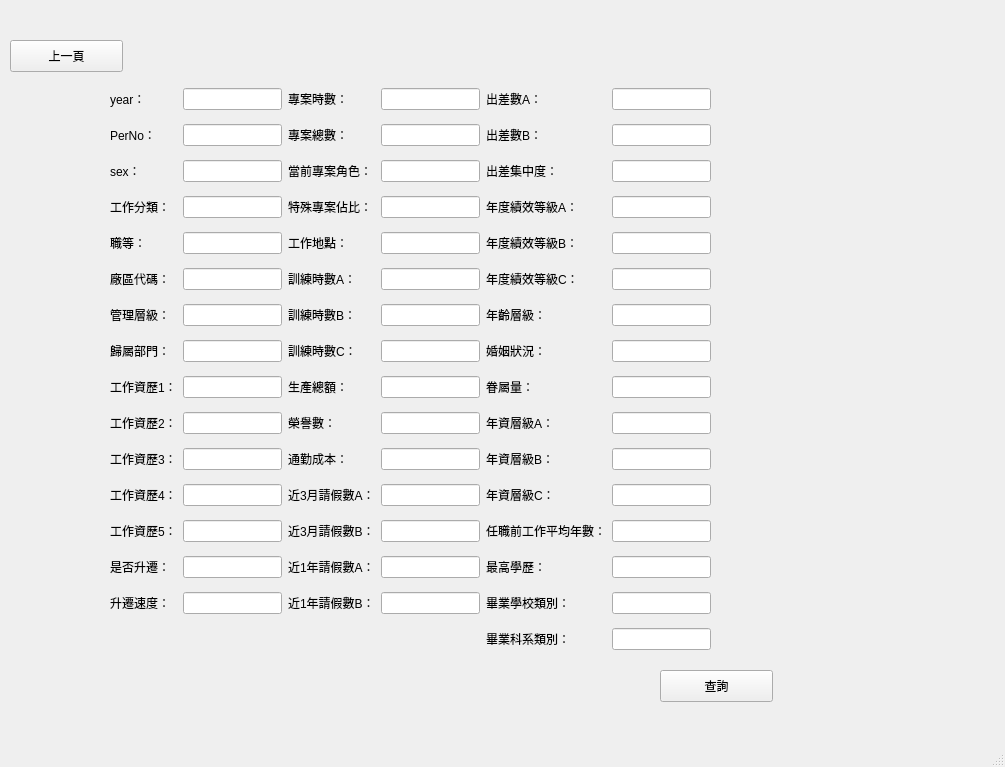
<?xml version="1.0" encoding="UTF-8"?>
<ui version="4.0">
 <class>MainWindow</class>
 <widget class="QMainWindow" name="MainWindow">
  <property name="geometry">
   <rect>
    <x>0</x>
    <y>0</y>
    <width>1005</width>
    <height>767</height>
   </rect>
  </property>
  <property name="windowTitle">
   <string>MainWindow</string>
  </property>
  <widget class="QWidget" name="centralwidget">
   <widget class="QPushButton" name="previous_page">
    <property name="geometry">
     <rect>
      <x>10</x>
      <y>40</y>
      <width>113</width>
      <height>32</height>
     </rect>
    </property>
    <property name="text">
     <string>上一頁</string>
    </property>
   </widget>
   <widget class="QPushButton" name="search">
    <property name="geometry">
     <rect>
      <x>660</x>
      <y>670</y>
      <width>113</width>
      <height>32</height>
     </rect>
    </property>
    <property name="text">
     <string>查詢</string>
    </property>
   </widget>
   <widget class="QWidget" name="layoutWidget">
    <property name="geometry">
     <rect>
      <x>110</x>
      <y>80</y>
      <width>601</width>
      <height>581</height>
     </rect>
    </property>
    <layout class="QGridLayout" name="gridLayout">
     <item row="1" column="0">
      <widget class="QLabel" name="label_2">
       <property name="text">
        <string>PerNo：</string>
       </property>
      </widget>
     </item>
     <item row="3" column="0">
      <widget class="QLabel" name="label_5">
       <property name="text">
        <string>工作分類：</string>
       </property>
      </widget>
     </item>
     <item row="1" column="1">
      <widget class="QLineEdit" name="PerNo"/>
     </item>
     <item row="2" column="1">
      <widget class="QLineEdit" name="Sex"/>
     </item>
     <item row="2" column="0">
      <widget class="QLabel" name="label_4">
       <property name="layoutDirection">
        <enum>Qt::LeftToRight</enum>
       </property>
       <property name="text">
        <string>sex：</string>
       </property>
      </widget>
     </item>
     <item row="3" column="1">
      <widget class="QLineEdit" name="Job_classification"/>
     </item>
     <item row="0" column="5">
      <widget class="QLineEdit" name="BusinessTripA"/>
     </item>
     <item row="0" column="3">
      <widget class="QLineEdit" name="ProjectHours"/>
     </item>
     <item row="0" column="2">
      <widget class="QLabel" name="label_14">
       <property name="text">
        <string>專案時數：</string>
       </property>
      </widget>
     </item>
     <item row="1" column="3">
      <widget class="QLineEdit" name="ProjectTotal"/>
     </item>
     <item row="0" column="4">
      <widget class="QLabel" name="label_30">
       <property name="text">
        <string>出差數A：</string>
       </property>
      </widget>
     </item>
     <item row="1" column="2">
      <widget class="QLabel" name="label_15">
       <property name="text">
        <string>專案總數：</string>
       </property>
      </widget>
     </item>
     <item row="1" column="4">
      <widget class="QLabel" name="label_32">
       <property name="text">
        <string>出差數B：</string>
       </property>
      </widget>
     </item>
     <item row="0" column="1">
      <widget class="QLineEdit" name="Year"/>
     </item>
     <item row="1" column="5">
      <widget class="QLineEdit" name="BusinessTripB"/>
     </item>
     <item row="0" column="0">
      <widget class="QLabel" name="label">
       <property name="text">
        <string>year：</string>
       </property>
      </widget>
     </item>
     <item row="10" column="5">
      <widget class="QLineEdit" name="SeniorityB"/>
     </item>
     <item row="10" column="4">
      <widget class="QLabel" name="label_68">
       <property name="text">
        <string>年資層級B：</string>
       </property>
      </widget>
     </item>
     <item row="9" column="2">
      <widget class="QLabel" name="label_23">
       <property name="text">
        <string>榮譽數：</string>
       </property>
      </widget>
     </item>
     <item row="10" column="2">
      <widget class="QLabel" name="label_39">
       <property name="text">
        <string>通勤成本：</string>
       </property>
      </widget>
     </item>
     <item row="10" column="3">
      <widget class="QLineEdit" name="CommutingCosts"/>
     </item>
     <item row="9" column="3">
      <widget class="QLineEdit" name="NumberOfHonors"/>
     </item>
     <item row="9" column="5">
      <widget class="QLineEdit" name="SeniorityA"/>
     </item>
     <item row="9" column="4">
      <widget class="QLabel" name="label_66">
       <property name="text">
        <string>年資層級A：</string>
       </property>
      </widget>
     </item>
     <item row="11" column="2">
      <widget class="QLabel" name="label_26">
       <property name="text">
        <string>近3月請假數A：</string>
       </property>
      </widget>
     </item>
     <item row="15" column="5">
      <widget class="QLineEdit" name="Department"/>
     </item>
     <item row="15" column="4">
      <widget class="QLabel" name="label_72">
       <property name="text">
        <string>畢業科系類別：</string>
       </property>
      </widget>
     </item>
     <item row="13" column="4">
      <widget class="QLabel" name="label_70">
       <property name="text">
        <string>最高學歷：</string>
       </property>
      </widget>
     </item>
     <item row="13" column="5">
      <widget class="QLineEdit" name="Education"/>
     </item>
     <item row="14" column="3">
      <widget class="QLineEdit" name="LeaveYearB"/>
     </item>
     <item row="13" column="3">
      <widget class="QLineEdit" name="LeaveYearA"/>
     </item>
     <item row="12" column="3">
      <widget class="QLineEdit" name="Leave3B"/>
     </item>
     <item row="14" column="5">
      <widget class="QLineEdit" name="School"/>
     </item>
     <item row="14" column="2">
      <widget class="QLabel" name="label_29">
       <property name="text">
        <string>近1年請假數B：</string>
       </property>
      </widget>
     </item>
     <item row="11" column="4">
      <widget class="QLabel" name="label_67">
       <property name="text">
        <string>年資層級C：</string>
       </property>
      </widget>
     </item>
     <item row="12" column="4">
      <widget class="QLabel" name="label_69">
       <property name="text">
        <string>任職前工作平均年數：</string>
       </property>
      </widget>
     </item>
     <item row="14" column="4">
      <widget class="QLabel" name="label_71">
       <property name="text">
        <string>畢業學校類別：</string>
       </property>
      </widget>
     </item>
     <item row="11" column="5">
      <widget class="QLineEdit" name="SeniorityC"/>
     </item>
     <item row="12" column="5">
      <widget class="QLineEdit" name="AverageYear"/>
     </item>
     <item row="11" column="3">
      <widget class="QLineEdit" name="Leave3A"/>
     </item>
     <item row="3" column="3">
      <widget class="QLineEdit" name="ProportionOfSpecialProject"/>
     </item>
     <item row="3" column="2">
      <widget class="QLabel" name="label_17">
       <property name="text">
        <string>特殊專案佔比：</string>
       </property>
      </widget>
     </item>
     <item row="2" column="4">
      <widget class="QLabel" name="label_31">
       <property name="text">
        <string>出差集中度：</string>
       </property>
      </widget>
     </item>
     <item row="2" column="3">
      <widget class="QLineEdit" name="CurrentProjectRole"/>
     </item>
     <item row="2" column="2">
      <widget class="QLabel" name="label_16">
       <property name="text">
        <string>當前專案角色：</string>
       </property>
      </widget>
     </item>
     <item row="2" column="5">
      <widget class="QLineEdit" name="BusinessTripConcentration"/>
     </item>
     <item row="5" column="5">
      <widget class="QLineEdit" name="AnnualPerformanceGradeC"/>
     </item>
     <item row="4" column="2">
      <widget class="QLabel" name="label_18">
       <property name="text">
        <string>工作地點：</string>
       </property>
      </widget>
     </item>
     <item row="3" column="4">
      <widget class="QLabel" name="label_33">
       <property name="text">
        <string>年度績效等級A：</string>
       </property>
      </widget>
     </item>
     <item row="5" column="3">
      <widget class="QLineEdit" name="TrainingHoursA"/>
     </item>
     <item row="4" column="4">
      <widget class="QLabel" name="label_34">
       <property name="text">
        <string>年度績效等級B：</string>
       </property>
      </widget>
     </item>
     <item row="4" column="5">
      <widget class="QLineEdit" name="AnnualPerformanceGradeB"/>
     </item>
     <item row="5" column="4">
      <widget class="QLabel" name="label_35">
       <property name="text">
        <string>年度績效等級C：</string>
       </property>
      </widget>
     </item>
     <item row="5" column="2">
      <widget class="QLabel" name="label_19">
       <property name="text">
        <string>訓練時數A：</string>
       </property>
      </widget>
     </item>
     <item row="3" column="5">
      <widget class="QLineEdit" name="AnnualPerformanceGradeA"/>
     </item>
     <item row="4" column="3">
      <widget class="QLineEdit" name="WorkPlace"/>
     </item>
     <item row="6" column="2">
      <widget class="QLabel" name="label_20">
       <property name="text">
        <string>訓練時數B：</string>
       </property>
      </widget>
     </item>
     <item row="6" column="3">
      <widget class="QLineEdit" name="TrainingHoursB"/>
     </item>
     <item row="6" column="4">
      <widget class="QLabel" name="Label_n">
       <property name="text">
        <string>年齡層級：</string>
       </property>
      </widget>
     </item>
     <item row="8" column="4">
      <widget class="QLabel" name="label_38">
       <property name="text">
        <string>眷屬量：</string>
       </property>
      </widget>
     </item>
     <item row="8" column="3">
      <widget class="QLineEdit" name="TotalProduction"/>
     </item>
     <item row="8" column="2">
      <widget class="QLabel" name="labeln">
       <property name="text">
        <string>生產總額：</string>
       </property>
      </widget>
     </item>
     <item row="8" column="5">
      <widget class="QLineEdit" name="Dependents"/>
     </item>
     <item row="7" column="3">
      <widget class="QLineEdit" name="TrainingHoursC"/>
     </item>
     <item row="7" column="5">
      <widget class="QLineEdit" name="MaritalStatus"/>
     </item>
     <item row="7" column="4">
      <widget class="QLabel" name="label_37">
       <property name="text">
        <string>婚姻狀況：</string>
       </property>
      </widget>
     </item>
     <item row="7" column="2">
      <widget class="QLabel" name="label_21">
       <property name="text">
        <string>訓練時數C：</string>
       </property>
      </widget>
     </item>
     <item row="6" column="5">
      <widget class="QLineEdit" name="AgeLevel"/>
     </item>
     <item row="12" column="2">
      <widget class="QLabel" name="label_28">
       <property name="text">
        <string>近3月請假數B：</string>
       </property>
      </widget>
     </item>
     <item row="13" column="2">
      <widget class="QLabel" name="label_27">
       <property name="text">
        <string>近1年請假數A：</string>
       </property>
      </widget>
     </item>
     <item row="4" column="0">
      <widget class="QLabel" name="label_6">
       <property name="text">
        <string>職等：</string>
       </property>
      </widget>
     </item>
     <item row="5" column="0">
      <widget class="QLabel" name="label_7">
       <property name="text">
        <string>廠區代碼：</string>
       </property>
      </widget>
     </item>
     <item row="4" column="1">
      <widget class="QLineEdit" name="Grade"/>
     </item>
     <item row="5" column="1">
      <widget class="QLineEdit" name="FactoryCode"/>
     </item>
     <item row="6" column="1">
      <widget class="QLineEdit" name="ManageLevel"/>
     </item>
     <item row="7" column="1">
      <widget class="QLineEdit" name="BelongingDepartment"/>
     </item>
     <item row="8" column="1">
      <widget class="QLineEdit" name="WorkQualifications1"/>
     </item>
     <item row="9" column="1">
      <widget class="QLineEdit" name="WorkQualifications2"/>
     </item>
     <item row="10" column="1">
      <widget class="QLineEdit" name="WorkQualifications3"/>
     </item>
     <item row="11" column="1">
      <widget class="QLineEdit" name="WorkQualifications4"/>
     </item>
     <item row="12" column="1">
      <widget class="QLineEdit" name="WorkQualifications5"/>
     </item>
     <item row="13" column="1">
      <widget class="QLineEdit" name="WhetherPromoted"/>
     </item>
     <item row="14" column="1">
      <widget class="QLineEdit" name="PromotedSpeed"/>
     </item>
     <item row="6" column="0">
      <widget class="QLabel" name="label_8">
       <property name="text">
        <string>管理層級：</string>
       </property>
      </widget>
     </item>
     <item row="7" column="0">
      <widget class="QLabel" name="label_73">
       <property name="text">
        <string>歸屬部門：</string>
       </property>
      </widget>
     </item>
     <item row="8" column="0">
      <widget class="QLabel" name="label_9">
       <property name="text">
        <string>工作資歷1：</string>
       </property>
      </widget>
     </item>
     <item row="9" column="0">
      <widget class="QLabel" name="label_10">
       <property name="text">
        <string>工作資歷2：</string>
       </property>
      </widget>
     </item>
     <item row="10" column="0">
      <widget class="QLabel" name="label_11">
       <property name="text">
        <string>工作資歷3：</string>
       </property>
      </widget>
     </item>
     <item row="11" column="0">
      <widget class="QLabel" name="label_12">
       <property name="text">
        <string>工作資歷4：</string>
       </property>
      </widget>
     </item>
     <item row="12" column="0">
      <widget class="QLabel" name="label_13">
       <property name="text">
        <string>工作資歷5：</string>
       </property>
      </widget>
     </item>
     <item row="13" column="0">
      <widget class="QLabel" name="label_24">
       <property name="text">
        <string>是否升遷：</string>
       </property>
      </widget>
     </item>
     <item row="14" column="0">
      <widget class="QLabel" name="label_25">
       <property name="text">
        <string>升遷速度：</string>
       </property>
      </widget>
     </item>
    </layout>
   </widget>
   <widget class="QLabel" name="message">
    <property name="geometry">
     <rect>
      <x>320</x>
      <y>680</y>
      <width>211</width>
      <height>16</height>
     </rect>
    </property>
    <property name="text">
     <string/>
    </property>
   </widget>
  </widget>
  <widget class="QMenuBar" name="menubar">
   <property name="geometry">
    <rect>
     <x>0</x>
     <y>0</y>
     <width>1005</width>
     <height>24</height>
    </rect>
   </property>
  </widget>
  <widget class="QStatusBar" name="statusbar"/>
 </widget>
 <resources/>
 <connections/>
</ui>
